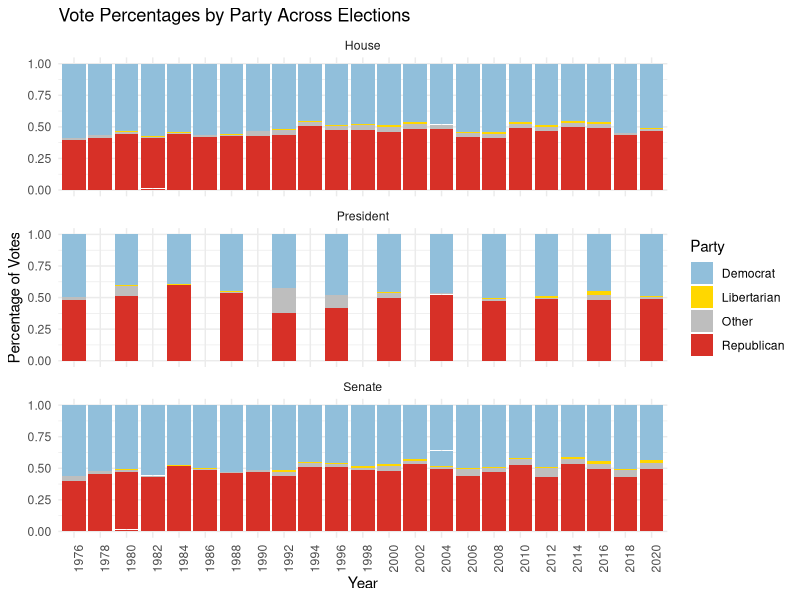
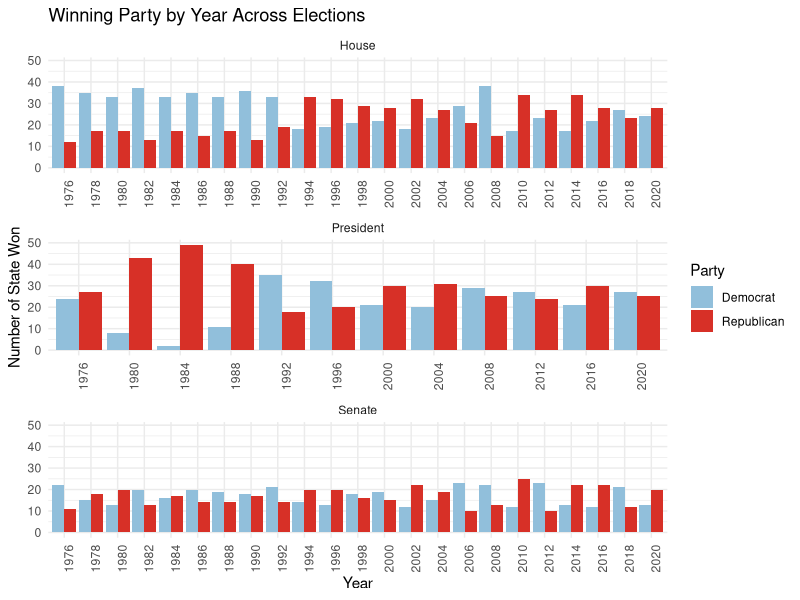
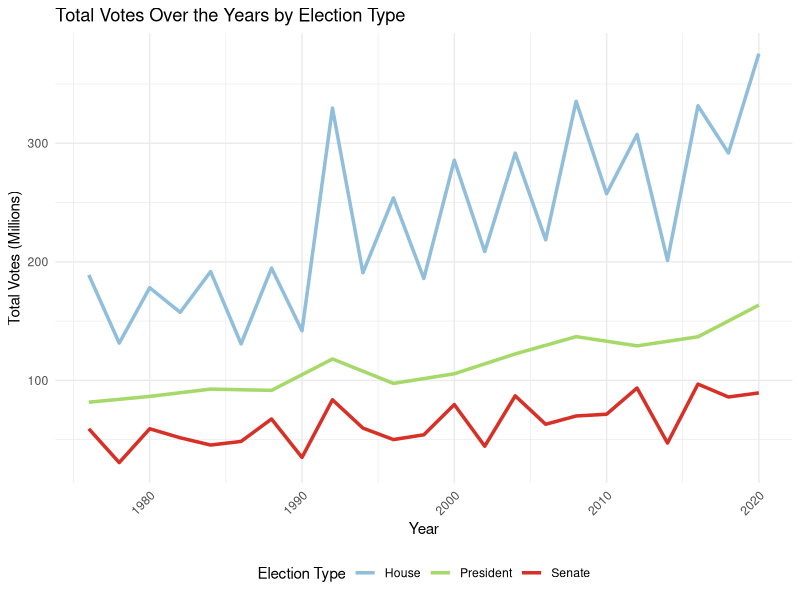
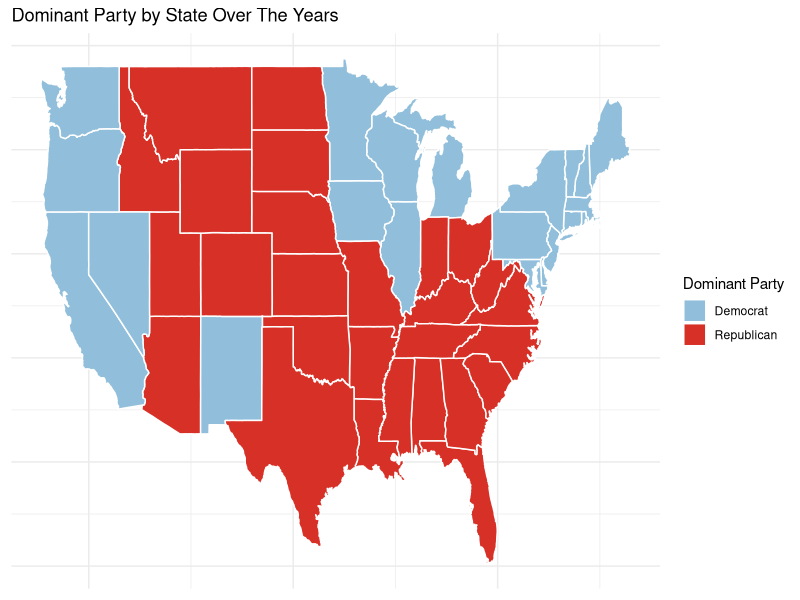
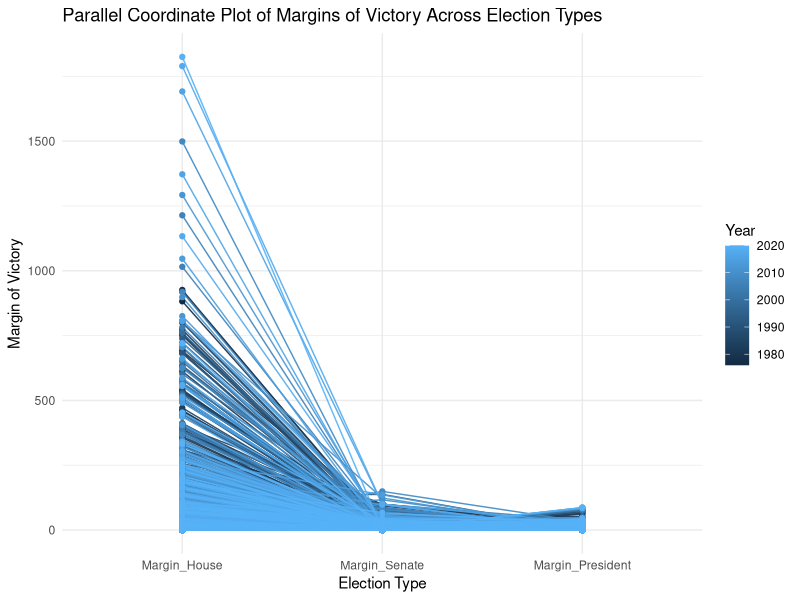
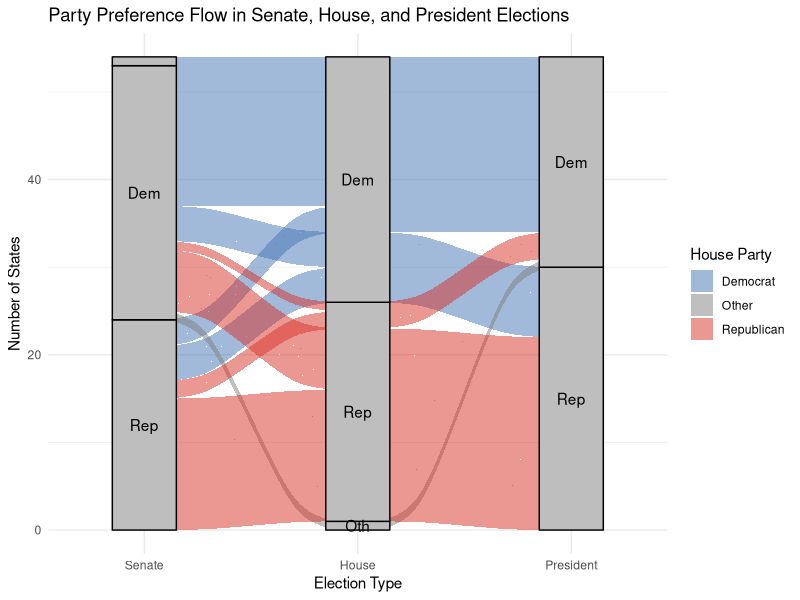
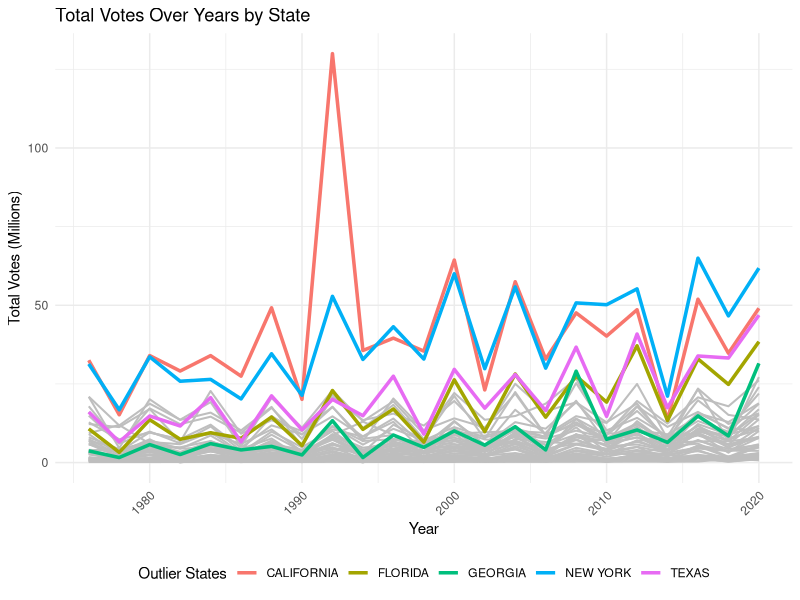
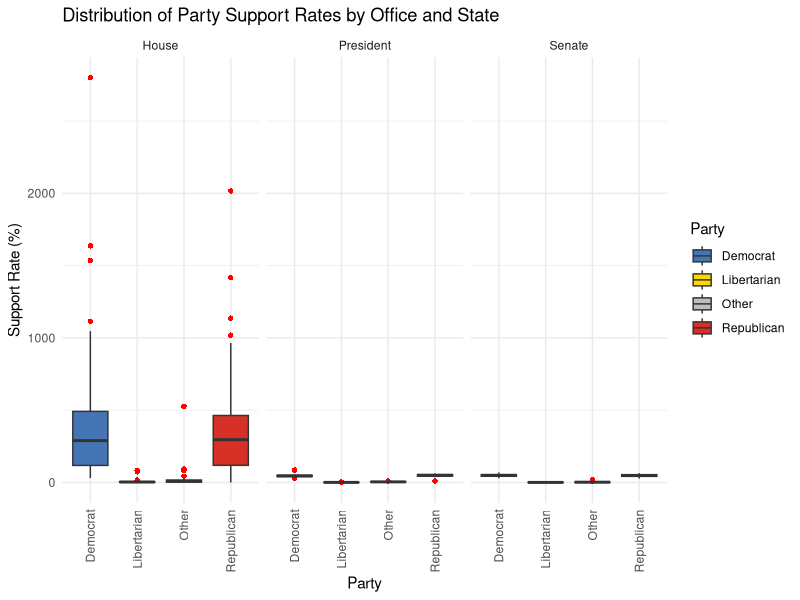

The R source for these figures, in order:
## ---- chunk 1
data <- read.csv('joined_data.csv')
## ---- chunk 2
library(ggplot2)
library(dplyr)
library(tidyr)

# Combine the data for House, Senate, and President elections
joined_data <- data
combined_data <- joined_data |>
  mutate(Election_Type = "House") |>
  select(state, year, Election_Type, DEMOCRAT_House, REPUBLICAN_House, LIBERTARIAN_House, OTHER_House) |>
  rename(
    DEMOCRAT = DEMOCRAT_House,
    REPUBLICAN = REPUBLICAN_House,
    LIBERTARIAN = LIBERTARIAN_House,
    OTHER = OTHER_House
  ) |>
  bind_rows(
    joined_data |>
      mutate(Election_Type = "Senate") |>
      select(state, year, Election_Type, DEMOCRAT_Senate, REPUBLICAN_Senate, LIBERTARIAN_Senate, OTHER_Senate) |>
      rename(
        DEMOCRAT = DEMOCRAT_Senate,
        REPUBLICAN = REPUBLICAN_Senate,
        LIBERTARIAN = LIBERTARIAN_Senate,
        OTHER = OTHER_Senate
      ),
    joined_data |>
      mutate(Election_Type = "President") |> 
      select(state, year, Election_Type, DEMOCRAT_President, REPUBLICAN_President, LIBERTARIAN_President, OTHER_President) |>
      rename(
        DEMOCRAT = DEMOCRAT_President,
        REPUBLICAN = REPUBLICAN_President,
        LIBERTARIAN = LIBERTARIAN_President,
        OTHER = OTHER_President
      )
  ) |>
  pivot_longer(cols = c(DEMOCRAT, REPUBLICAN, LIBERTARIAN, OTHER),
               names_to = "Party", values_to = "Percent") |>
  # Filter out rows with no data (all Percent values are NA or 0)
  group_by(year, Election_Type) |>
  filter(any(Percent != 0 & !is.na(Percent))) |>
  ungroup()

# Create the faceted bar chart
ggplot(combined_data, aes(x = factor(year), y = Percent, fill = Party)) +
  geom_bar(stat = "identity", position = "fill") +
  facet_wrap(~Election_Type, ncol = 1) +  
  scale_fill_manual(
    values = c(
      "DEMOCRAT" = "#91BFDB",
      "REPUBLICAN" = "#D73027",
      "LIBERTARIAN" = "gold",
      "OTHER" = "gray"
    ),
    labels = c("Democrat", "Libertarian", "Other", "Republican")
  ) +
  labs(
    title = "Vote Percentages by Party Across Elections",
    x = "Year",
    y = "Percentage of Votes",
    fill = "Party"
  ) +
  theme_minimal() +
  theme(axis.text.x = element_text(angle = 90, hjust = 1))
## ---- chunk 3

# Prepare the data to determine the winning party
winning_party_data <- joined_data |>
  mutate(Election_Type = "House") |>
  select(year, Election_Type, DEMOCRAT_House, REPUBLICAN_House) |>
  rename(
    DEMOCRAT = DEMOCRAT_House,
    REPUBLICAN = REPUBLICAN_House
  ) |>
  mutate(
    DEMOCRAT = replace_na(DEMOCRAT, 0),
    REPUBLICAN = replace_na(REPUBLICAN, 0)
  ) |>
  filter(DEMOCRAT != 0 | REPUBLICAN != 0) |>  
  filter(DEMOCRAT != REPUBLICAN) |>         
  mutate(
    Winner = ifelse(DEMOCRAT > REPUBLICAN, "Democrat", "Republican")
  ) |>
  bind_rows(
    joined_data |>
      mutate(Election_Type = "Senate") |>
      select(year, Election_Type, DEMOCRAT_Senate, REPUBLICAN_Senate) |>
      rename(
        DEMOCRAT = DEMOCRAT_Senate,
        REPUBLICAN = REPUBLICAN_Senate
      ) |>
      mutate(
        DEMOCRAT = replace_na(DEMOCRAT, 0),
        REPUBLICAN = replace_na(REPUBLICAN, 0)
      ) |>
      filter(DEMOCRAT != 0 | REPUBLICAN != 0) |>  
      filter(DEMOCRAT != REPUBLICAN) |>        
      mutate(
        Winner = ifelse(DEMOCRAT > REPUBLICAN, "Democrat", "Republican")
      ),
    joined_data |>
      mutate(Election_Type = "President") |>
      select(year, Election_Type, DEMOCRAT_President, REPUBLICAN_President) |>
      rename(
        DEMOCRAT = DEMOCRAT_President,
        REPUBLICAN = REPUBLICAN_President
      ) |>
      mutate(
        DEMOCRAT = replace_na(DEMOCRAT, 0),
        REPUBLICAN = replace_na(REPUBLICAN, 0)
      ) |>
      filter(DEMOCRAT != 0 | REPUBLICAN != 0) |>
      mutate(
        Winner = ifelse(DEMOCRAT > REPUBLICAN, "Democrat", "Republican")
      )
  )

# Create a bar chart highlighting the winning party
ggplot(winning_party_data, aes(x = factor(year), fill = Winner)) +
  geom_bar(stat = "count", position = "dodge") +
  facet_wrap(~Election_Type, ncol = 1, scales = "free_x") +
  scale_fill_manual(values = c("Democrat" = "#91BFDB", "Republican" = "#D73027")) +
  labs(
    title = "Winning Party by Year Across Elections",
    x = "Year",
    y = "Number of State Won",
    fill = "Party"
  ) +
  theme_minimal() +
  theme(axis.text.x = element_text(angle = 90, hjust = 1))

## ---- chunk 4

# Prepare the data for all election types
total_votes_data <- joined_data |>
  # Select the relevant columns for each election type
  select(year, total_house, total_senate, total_president) |>
  pivot_longer(
    cols = c(total_house, total_senate, total_president),
    names_to = "Election_Type",
    values_to = "Total_Votes"
  ) |>
  mutate(
    Election_Type = case_when(
      Election_Type == "total_house" ~ "House",
      Election_Type == "total_senate" ~ "Senate",
      Election_Type == "total_president" ~ "President"
    ),
    year = as.numeric(year)  
  ) |>
  filter(!is.na(Total_Votes) & Total_Votes > 0) |>  
  group_by(year, Election_Type) |>
  summarise(Total_Votes = sum(Total_Votes), .groups = "drop")  

# Create the line graph
ggplot(total_votes_data, aes(x = year, y = Total_Votes / 1e6, color = Election_Type)) +
  geom_line(size = 1.2) +
  scale_color_manual(values = c("House" = "#91BFDB", "Senate" = "#D73027", "President" = "#A6D96A")) +
  labs(
    title = "Total Votes Over the Years by Election Type",
    x = "Year",
    y = "Total Votes (Millions)",
    color = "Election Type"
  ) +
  theme_minimal() +
  theme(
    axis.text.x = element_text(angle = 45, hjust = 1),
    legend.position = "bottom"
  )


## ---- chunk 5
joined_data_filtered <- joined_data |>
  filter(total_president > 0)

joined_data_filtered <- joined_data_filtered |>
  mutate(dominant_party = case_when(
    DEMOCRAT_President > REPUBLICAN_President &
      DEMOCRAT_President > OTHER_President &
      DEMOCRAT_President > LIBERTARIAN_President ~ "Democrat",
    REPUBLICAN_President > DEMOCRAT_President &
      REPUBLICAN_President > OTHER_President &
      REPUBLICAN_President > LIBERTARIAN_President ~ "Republican",
    OTHER_President > DEMOCRAT_President &
      OTHER_President > REPUBLICAN_President &
      OTHER_President > LIBERTARIAN_President ~ "Other",
    LIBERTARIAN_President > DEMOCRAT_President &
      LIBERTARIAN_President > REPUBLICAN_President &
      LIBERTARIAN_President > OTHER_President ~ "Libertarian",
    TRUE ~ "Tie" 
  ))

state_dominant_party_president <- joined_data_filtered |>
  group_by(state) |>
  count(dominant_party) |>
  slice_max(n) |>
  ungroup() |>
  mutate(region = tolower(state)) 

states_map <- map_data("state")
map_data <- left_join(states_map, state_dominant_party_president, by = "region")

ggplot(map_data, aes(x = long, y = lat, group = group, fill = dominant_party)) +
  geom_polygon(color = "white") +
  scale_fill_manual(values = c(
    "Democrat" = "#91BFDB",
    "Republican" = "#D73027",
    "Other" = "gray",
    "Libertarian" = "#FDE725",
    "Tie" = "purple"
  )) +
  labs(
    title = "Dominant Party by State Over The Years",
    fill = "Dominant Party"
  ) +
  theme_minimal() +
  theme(axis.text = element_blank(), axis.title = element_blank())
## ---- chunk 6
library(GGally)

# Calculate margins of victory
margins_data <- joined_data |>
  # Select relevant columns
  select(year, state, DEMOCRAT_House, REPUBLICAN_House, LIBERTARIAN_House,
         DEMOCRAT_Senate, REPUBLICAN_Senate, LIBERTARIAN_Senate,
         DEMOCRAT_President, REPUBLICAN_President, LIBERTARIAN_President) |>
  mutate(
    Margin_House = abs(DEMOCRAT_House - REPUBLICAN_House),
    Margin_Senate = abs(DEMOCRAT_Senate - REPUBLICAN_Senate),
    Margin_President = abs(DEMOCRAT_President - REPUBLICAN_President)
  ) |>
  select(year, state, Margin_House, Margin_Senate, Margin_President) |>
  filter(!is.na(Margin_House) & !is.na(Margin_Senate) & !is.na(Margin_President)) 

# Create the parallel coordinate plot
ggparcoord(
  data = margins_data,
  columns = 3:5,            # Columns for Margin_House, Margin_Senate, Margin_President
  groupColumn = 1,          # Group by year
  scale = "globalminmax",   # Scale all axes to a common range
  showPoints = TRUE,        # Add points to the lines
  alphaLines = 0.9          # Increase transparency to make lines more visible
) +
  labs(
    title = "Parallel Coordinate Plot of Margins of Victory Across Election Types",
    x = "Election Type",
    y = "Margin of Victory",
    color = "Year"
  ) +
  theme_minimal()


## ---- chunk 7
library(ggalluvial)
joined_data_filtered_house <- joined_data |>
  filter(total_house > 0) 

joined_data_filtered_house <- joined_data_filtered_house |>
  mutate(dominant_party_house = case_when(
    DEMOCRAT_House > REPUBLICAN_House &
      DEMOCRAT_House > OTHER_House &
      DEMOCRAT_House > LIBERTARIAN_House ~ "Democrat",
    REPUBLICAN_House > DEMOCRAT_House &
      REPUBLICAN_House > OTHER_House &
      REPUBLICAN_House > LIBERTARIAN_House ~ "Republican",
    OTHER_House > DEMOCRAT_House &
      OTHER_House > REPUBLICAN_House &
      OTHER_House > LIBERTARIAN_House ~ "Other",
    LIBERTARIAN_House > DEMOCRAT_House &
      LIBERTARIAN_House > REPUBLICAN_House &
      LIBERTARIAN_House > OTHER_House ~ "Libertarian",
    TRUE ~ "Tie"
  ))

state_dominant_party_house <- joined_data_filtered_house |>
  group_by(state) |>
  count(dominant_party_house) |>
  slice_max(n) |>
  ungroup() |>
  mutate(region = tolower(state))  

joined_data_filtered_senate <- joined_data |>
  filter(total_senate > 0) 

joined_data_filtered_senate <- joined_data_filtered_senate |>
  mutate(dominant_party_senate = case_when(
    DEMOCRAT_Senate > REPUBLICAN_Senate &
      DEMOCRAT_Senate > OTHER_Senate &
      DEMOCRAT_Senate > LIBERTARIAN_Senate ~ "Democrat",
    REPUBLICAN_Senate > DEMOCRAT_Senate &
      REPUBLICAN_Senate > OTHER_Senate &
      REPUBLICAN_Senate > LIBERTARIAN_Senate ~ "Republican",
    OTHER_Senate > DEMOCRAT_Senate &
      OTHER_Senate > REPUBLICAN_Senate &
      OTHER_Senate > LIBERTARIAN_Senate ~ "Other",
    LIBERTARIAN_Senate > DEMOCRAT_Senate &
      LIBERTARIAN_Senate > REPUBLICAN_Senate &
      LIBERTARIAN_Senate > OTHER_Senate ~ "Libertarian",
    TRUE ~ "Tie"
  ))

state_dominant_party_senate <- joined_data_filtered_senate |>
  group_by(state) |>
  count(dominant_party_senate) |>
  slice_max(n) |>
  ungroup() |>
  mutate(region = tolower(state)) 

alluvial_data <- state_dominant_party_president |>
  select(state, dominant_party_president = dominant_party) |>
  left_join(
    state_dominant_party_house |>
      select(state, dominant_party_house = dominant_party_house),
    by = "state"
  ) |>
  left_join(
    state_dominant_party_senate |>
      select(state, dominant_party_senate = dominant_party_senate),
    by = "state"
  ) |>
  mutate(count = 1)  

ggplot(alluvial_data,
       aes(axis1 = dominant_party_senate,
           axis2 = dominant_party_house,
           axis3 = dominant_party_president,
           y = count)) +
  geom_alluvium(aes(fill = dominant_party_house), width = 0.2) +
  geom_stratum(width = 0.3, fill = "grey", color = "black") +
  geom_text(stat = "stratum", aes(label = recode(after_stat(stratum),
                                                 "Democrat" = "Dem",
                                                 "Republican" = "Rep",
                                                 "Libertarian" = "Lib",
                                                 "Other" = "Oth",
                                                 "Tie" = "Tie"))) +
  scale_x_discrete(limits = c("Senate", "House", "President"), expand = c(0.15, 0.15)) +
  scale_fill_manual(values = c(
    "Democrat" = "#4575B4",
    "Republican" = "#D73027",
    "Other" = "#808080",
    "Libertarian" = "#FFD700",
    "Tie" = "#FFFFBF"
  )) +
  labs(
    title = "Party Preference Flow in Senate, House, and President Elections",
    x = "Election Type",
    y = "Number of States",
    fill = "House Party"
  ) +
  theme_minimal()
## ---- chunk 8

# Prepare the data
state_votes_data <- joined_data |>
  select(year, state, total_house, total_senate, total_president) |>
  mutate(
    Total_Votes = total_house + total_senate + total_president
  ) |>
  group_by(year, state) |>
  summarise(Total_Votes = sum(Total_Votes, na.rm = TRUE), .groups = "drop") |>
  filter(all(!is.na(Total_Votes)) & Total_Votes > 0)  # Remove years with missing or zero data

outliers <- state_votes_data |>
  group_by(state) |>
  summarise(Max_Votes = max(Total_Votes), .groups = "drop") |>
  top_n(5, Max_Votes)  # Select top 5 states with highest total votes

# Create the plot
ggplot() +
  geom_line(
    data = state_votes_data,
    aes(x = year, y = Total_Votes / 1e6, group = state),
    color = "gray", size = 0.7, show.legend = FALSE
  ) +
  geom_line(
    data = state_votes_data |> filter(state %in% outliers$state),
    aes(x = year, y = Total_Votes / 1e6, color = state, group = state),
    size = 1.2
  ) +
  labs(
    title = "Total Votes Over Years by State",
    x = "Year",
    y = "Total Votes (Millions)",
    color = "Outlier States"
  ) +
  theme_minimal() +
  theme(
    axis.text.x = element_text(angle = 45, hjust = 1),
    legend.position = "bottom"
  )


## ---- chunk 9

boxplot_data <- joined_data |>
  filter(
    DEMOCRAT_House + REPUBLICAN_House + LIBERTARIAN_House + OTHER_House > 0 |
    DEMOCRAT_Senate + REPUBLICAN_Senate + LIBERTARIAN_Senate + OTHER_Senate > 0 |
    DEMOCRAT_President + REPUBLICAN_President + LIBERTARIAN_President + OTHER_President > 0
  ) |>
  group_by(state) |>
  summarise(
    House_Democrat = mean(DEMOCRAT_House[DEMOCRAT_House + REPUBLICAN_House + LIBERTARIAN_House + OTHER_House > 0], na.rm = TRUE),
    House_Republican = mean(REPUBLICAN_House[DEMOCRAT_House + REPUBLICAN_House + LIBERTARIAN_House + OTHER_House > 0], na.rm = TRUE),
    House_Libertarian = mean(LIBERTARIAN_House[DEMOCRAT_House + REPUBLICAN_House + LIBERTARIAN_House + OTHER_House > 0], na.rm = TRUE),
    House_Other = mean(OTHER_House[DEMOCRAT_House + REPUBLICAN_House + LIBERTARIAN_House + OTHER_House > 0], na.rm = TRUE),
    Senate_Democrat = mean(DEMOCRAT_Senate[DEMOCRAT_Senate + REPUBLICAN_Senate + LIBERTARIAN_Senate + OTHER_Senate > 0], na.rm = TRUE),
    Senate_Republican = mean(REPUBLICAN_Senate[DEMOCRAT_Senate + REPUBLICAN_Senate + LIBERTARIAN_Senate + OTHER_Senate > 0], na.rm = TRUE),
    Senate_Libertarian = mean(LIBERTARIAN_Senate[DEMOCRAT_Senate + REPUBLICAN_Senate + LIBERTARIAN_Senate + OTHER_Senate > 0], na.rm = TRUE),
    Senate_Other = mean(OTHER_Senate[DEMOCRAT_Senate + REPUBLICAN_Senate + LIBERTARIAN_Senate + OTHER_Senate > 0], na.rm = TRUE),
    President_Democrat = mean(DEMOCRAT_President[DEMOCRAT_President + REPUBLICAN_President + LIBERTARIAN_President + OTHER_President > 0], na.rm = TRUE),
    President_Republican = mean(REPUBLICAN_President[DEMOCRAT_President + REPUBLICAN_President + LIBERTARIAN_President + OTHER_President > 0], na.rm = TRUE),
    President_Libertarian = mean(LIBERTARIAN_President[DEMOCRAT_President + REPUBLICAN_President + LIBERTARIAN_President + OTHER_President > 0], na.rm = TRUE),
    President_Other = mean(OTHER_President[DEMOCRAT_President + REPUBLICAN_President + LIBERTARIAN_President + OTHER_President > 0], na.rm = TRUE)
  ) |>
  pivot_longer(
    cols = -state,  
    names_to = c("Office", "Party"), 
    names_sep = "_", 
    values_to = "SupportRate" 
  )

ggplot(boxplot_data, aes(x = Party, y = SupportRate, fill = Party)) +
  geom_boxplot(outlier.color = "red", outlier.shape = 16) +
  labs(
    title = "Distribution of Party Support Rates by Office and State",
    x = "Party", y = "Support Rate (%)"
  ) +
  scale_fill_manual(values = c(
    "Democrat" = "#4575B4",
    "Republican" = "#D73027",
    "Libertarian" = "#FFD700",
    "Other" = "grey"
  )) +
  theme_minimal() +
  theme(
    axis.text.x = element_text(angle = 90, hjust = 1, vjust = 0.5)
  ) +
  facet_wrap(~ Office)
## ---- chunk 10

# Step 1: Filter and clean the data for Presidential elections
cleaned_data <- joined_data |>
  select(year, state, DEMOCRAT_President, REPUBLICAN_President, total_president) |>
  filter(!is.na(DEMOCRAT_President) & !is.na(REPUBLICAN_President) & total_president > 0) |>  # Remove missing or zero data
  arrange(state, year)  # Ensure proper ordering by state and year

# Step 2: Identify winning party and swings
swing_data <- cleaned_data |>
  mutate(
    Winning_Party = case_when(
      DEMOCRAT_President > REPUBLICAN_President ~ "Democrat",
      REPUBLICAN_President > DEMOCRAT_President ~ "Republican",
      TRUE ~ "Tie"
    )
  ) |>
  group_by(state) |>
  mutate(
    Previous_Winner = lag(Winning_Party),
    Swing = ifelse(Winning_Party != Previous_Winner & !is.na(Previous_Winner), "Swing", "No Swing")
  ) |>
  ungroup()

# Step 3: Summarize winning proportions by state
swing_summary <- swing_data |>
  group_by(state, Winning_Party) |>
  summarise(Years_Won = n(), .groups = "drop") |>
  group_by(state) |>
  mutate(Proportion = Years_Won / sum(Years_Won))

# Step 4: Count swings by state
swing_counts <- swing_data |>
  filter(Swing == "Swing") |>
  count(state, name = "Swing_Count")

# Step 5: Visualize the swings
ggplot(swing_counts, aes(x = reorder(state, Swing_Count), y = Swing_Count, fill = Swing_Count)) +
  geom_bar(stat = "identity") +
  scale_fill_gradient(low = "lightblue", high = "darkblue") +
  labs(
    title = "Total Swings by State (Presidential Elections)",
    x = "State",
    y = "Number of Swings"
  ) +
  theme_minimal() +
  theme(
    axis.text.x = element_text(angle = 45, hjust = 1),
    legend.position = "none"
  )


## ---- chunk 11
library(dplyr)
library(vcd)

# Step 1: Prepare the data
mosaic_data <- joined_data |>
  select(year, state, total_president, DEMOCRAT_President, REPUBLICAN_President) |>
  filter(!is.na(total_president) & total_president > 0) |>
  mutate(
    Total_Vote_Bin = case_when(
      total_president < 1e6 ~ "Low (< 1M)",
      total_president < 2.5e6 ~ "Medium (1M-2.5M)",
      TRUE ~ "High (> 2.5M)"
    ),
    Winning_Party = case_when(
      DEMOCRAT_President > REPUBLICAN_President ~ "Democrat",
      REPUBLICAN_President > DEMOCRAT_President ~ "Republican",
      TRUE ~ "Tie"
    ),
    Swing = ifelse(
      DEMOCRAT_President > REPUBLICAN_President & lag(REPUBLICAN_President, default = NA) > DEMOCRAT_President |
      REPUBLICAN_President > DEMOCRAT_President & lag(DEMOCRAT_President, default = NA) > REPUBLICAN_President,
      "Swing",
      "No Swing"
    )
  ) |>
  filter(!is.na(Swing))  # Remove rows where Swing calculation might be invalid

# Step 2: Summarize the data for a contingency table
mosaic_table <- table(
  Total_Vote_Bin = mosaic_data$Total_Vote_Bin,
  Swing = mosaic_data$Swing,
  Winning_Party = mosaic_data$Winning_Party
)

# Step 3: Create the mosaic plot
mosaic(
  mosaic_table,
  main = "Relationship of Total Votes, Swings, Winning Party",
  shade = TRUE,         # Automatically adds shading for distinction
  direction = "v",      # Use vertical divisions
  legend = TRUE,        # Include a legend for shading
  labeling = labeling_values,  # Add value labels inside the plot
  labeling_args = list(
    offset_labels = c(left = 1, top = 0.5),  # Adjust label offsets for readability
    offset_varnames = c(left = 2, top = 1)   # Adjust variable name offsets
  )
)

